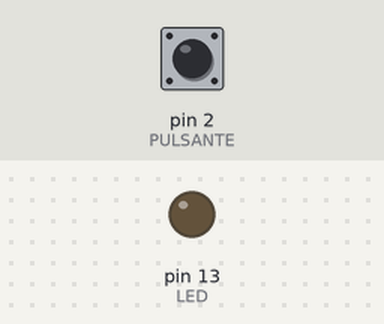
This sketch was run on a simulated Arduino Uno, built with avr-gcc and run on an emulated ATmega328P. Shown: output pins drawn as LEDs (lit = HIGH). The inputs (shaded band) are chosen by the test bench; at power-on: pin 2 (PULSANTE) HIGH.

Above: at 1.2 s.
1.3 s: pin 2 (PULSANTE) pulled LOW for 0.15 s
At 1.37 s:
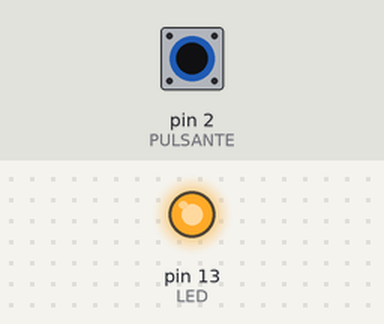
2.9 s: pin 2 (PULSANTE) pulled LOW for 3.2 s
At 7.2 s:
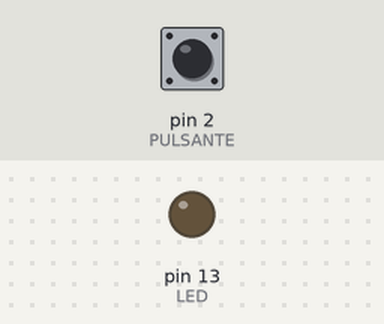
Timing chart, 0 to 8.7 s (numbered marks = the images above; inputs shaded):
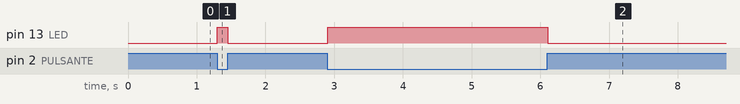

The sketch:

pulsante.ino
```cpp
// LED comandato da un pulsante
// Codice generato da DB Flow per Arduino Uno
//
// Collegamenti:
//   LED          pin 13  (LED, uscita)
//   PULSANTE     pin 2   (Pulsante, ingresso con pull-up)

const int LED = 13;
const int PULSANTE = 2;

long stato = 0;

void setup() {
  pinMode(LED, OUTPUT);
  pinMode(PULSANTE, INPUT_PULLUP);
  // Pulsante tra il pin 2 e GND: premuto = LOW
}

void loop() {
  stato = digitalRead(PULSANTE);
  if (stato == LOW) {
    digitalWrite(LED, HIGH);
  } else {
    digitalWrite(LED, LOW);
  }
  delay(10);
}
```

Measured:
- after the input at 1.3 s, pin 13 (LED): LOW → HIGH at once, → LOW 0.15 s later
- after the input at 2.9 s, pin 13 (LED): LOW → HIGH at once, → LOW 3.2 s later
